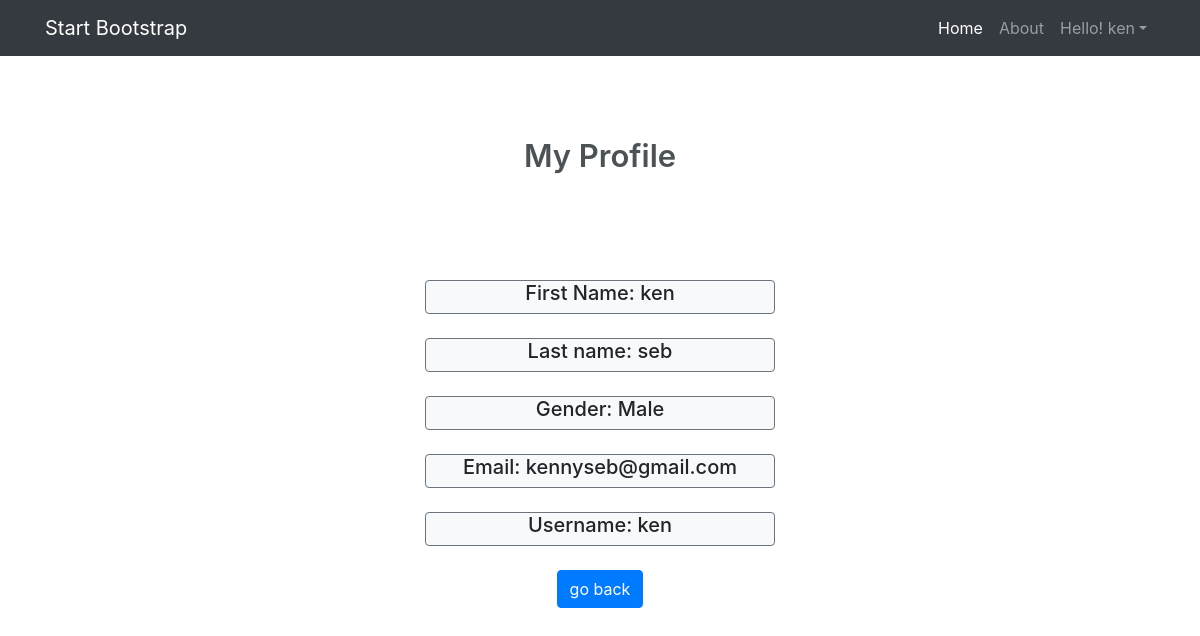
Screenshot of /profile.php (signed in) with the database file from the repository.
### tables this page shows
CREATE TABLE `tbl_user` (
  `user_id` int(11) NOT NULL,
  `fname` varchar(30) NOT NULL,
  `lname` varchar(30) NOT NULL,
  `gender` varchar(10) NOT NULL,
  `email` varchar(25) NOT NULL,
  `username` varchar(25) NOT NULL,
  `password` varchar(50) NOT NULL,
  `user_upvote` int(20) NOT NULL DEFAULT 1,
  `user_downvote` int(20) NOT NULL DEFAULT 1
);

### public_html/profile.php (the view, shortened to what this page needs)
<?php
  if (isset($_SESSION['username'])&&$_SESSION['username']!=""){
    $username=$_SESSION['username'];
  }
  else
  {
  }
?>
<html lang="en">
<head>
    <link href="vendor/bootstrap/css/bootstrap.min.css" rel="stylesheet">
    <link href="vendor/bootstrap/css/buttons.css" rel="stylesheet">
</head>
<body>
<nav class="navbar navbar-expand-lg navbar-dark bg-dark static-top">
    <div class="container">
      <a class="navbar-brand" href="#">Start Bootstrap</a>
      <div class="collapse navbar-collapse" id="navbarResponsive">
        <ul class="navbar-nav ml-auto">
          <li class="nav-item active">
            <a class="nav-link" href="#">Home
            </a>
          </li>
          <li class="nav-item">
            <a class="nav-link" href="#">About</a>
          </li>
          <?php
              if (isset($_SESSION['username'])&&$_SESSION['username']!="")
              {
                echo '<li class="nav-item dropdown">
                <a class="nav-link dropdown-toggle" href="#" id="navbarDropdown" role="button" data-toggle="dropdown" aria-haspopup="true" aria-expanded="false">Hello! '.$username.'</a>
                <div class="dropdown-menu" aria-labelledby="navbarDropdown">
                  <a class="dropdown-item" href="profile.php">Profile</a>
                  <a class="dropdown-item" href="profilesetting.php">Settings</a>
                  <a class="dropdown-item" href="logout.php">Log Out</a>
                </div>
              </li>';
              }
            ?>
        </ul>
      </div>
    </div>
  </nav>
   <div class="container">
      <div class="col-md-6 mx-auto text-center">
         <div class="header-title">
            <h1 class="wv-heading--title">
               My Profile
            </h1>
         </div>
      </div>
      <div class="row">
         <div class="col-md-4 mx-auto">
            <div class="myform form ">
               <form action="index.php" method="post" name="signup">
				 <?php
				  if (isset($_SESSION['username'])&&$_SESSION['username']!=""){
              $username=$_SESSION['username'];
				include 'db.php';
				$selectquery =" select *from tbl_user where username='$username'";
				$query = mysqli_query($con,$selectquery );
				while($res = mysqli_fetch_array($query))
				{
				?>
				<div class="card bg-light border-secondary my-4">
                     <h5 class="text-center">First Name:  <?php echo $res['fname']; ?></h5>
                  </div>
                  <div class="card bg-light border-secondary my-4">
                  <h5 class="text-center">Last name: <?php echo $res['lname']; ?></h5>
                  </div>
                  <div class="card bg-light border-secondary my-4">
                  <h5 class="text-center">Gender: <?php echo $res['gender']; ?></h5>
                  </div>
                  <div class="card bg-light border-secondary my-4">
                  <h5 class="text-center">Email: <?php echo $res['email']; ?></h5>
                  </div>
                  <div class="card bg-light border-secondary my-4">
                  <h5 class="text-center"> Username: <?php echo $res['username']; ?></h5>
                  </div>
				<?php
				}
				 }
				?>
                  <div class="text-center ">
                     <button class="btn btn-primary">go back</button>
                  </div>
               </form>
            </div>
         </div>
      </div>
   </div>
</body>
</html>

### rows the page displays
tbl_user: fname "ken", lname "seb", gender "Male", email "kennyseb@gmail.com", username "ken"

### other values shown
$username "ken"
